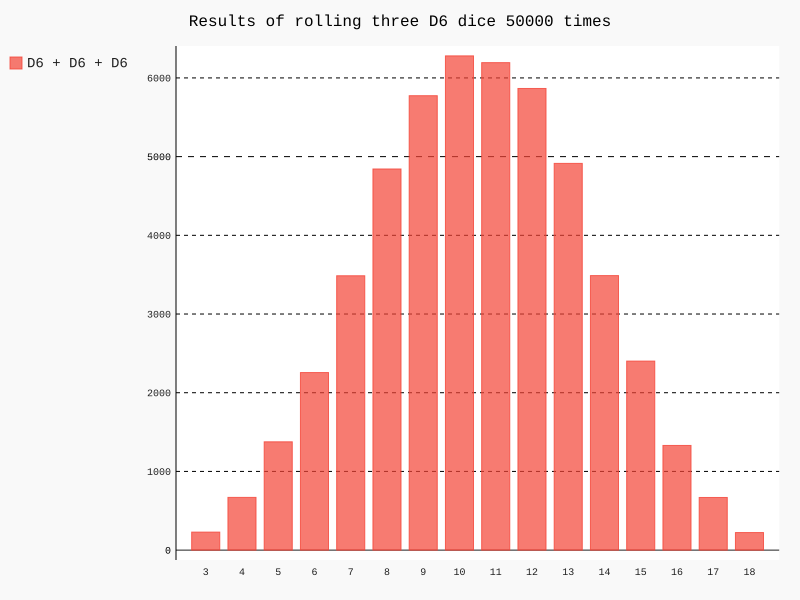

This chart was generated by the following Python code:
import pygal

from die import Die

die1 = Die()
die2 = Die()
die3 = Die()

results = [die1.roll() + die2.roll() + die3.roll() for _ in range(50000)]

frequencies = [results.count(side) for side in range(3, die1.num_sides + die2.num_sides + die3.num_sides + 1)]

hist = pygal.Bar()
hist.title = "Results of rolling three D6 dice 50000 times"
hist.x_labels = [str(side) for side in range(3, die1.num_sides + die2.num_sides + die3.num_sides + 1)]
hist._x_title = "Result"
hist._y_title = 'Frequency of result'
hist.add('D6 + D6 + D6', frequencies)
hist.render_to_file('three_die.svg')
